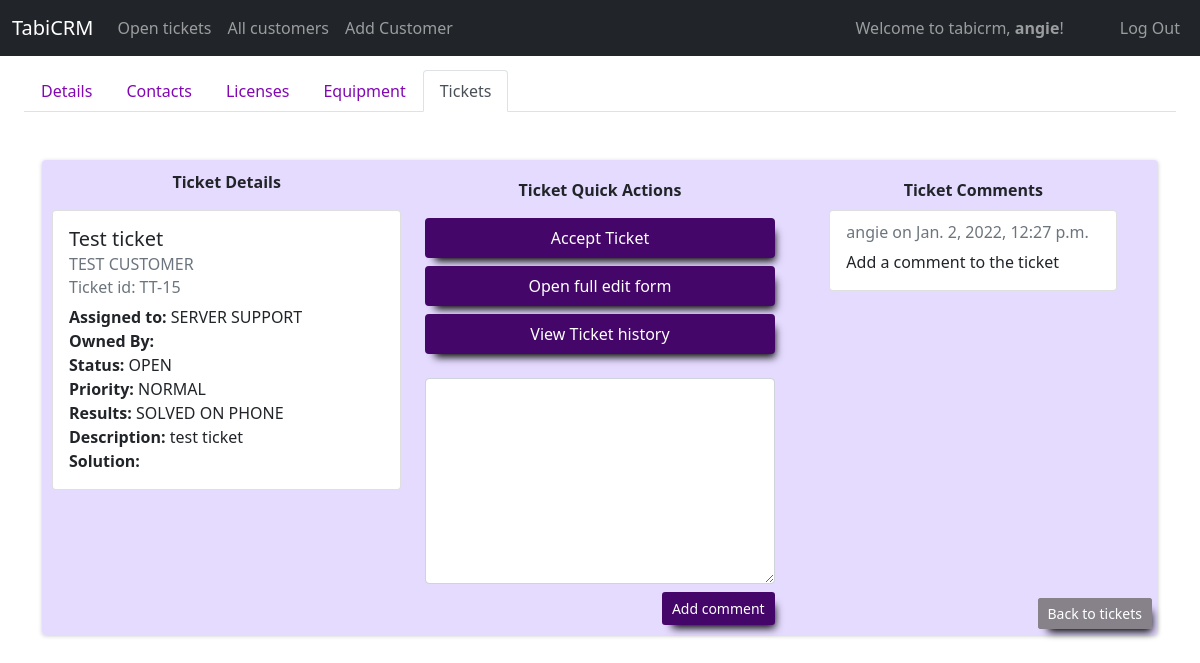
Before: /view_single_ticket/15 (signed in) with the older database file.
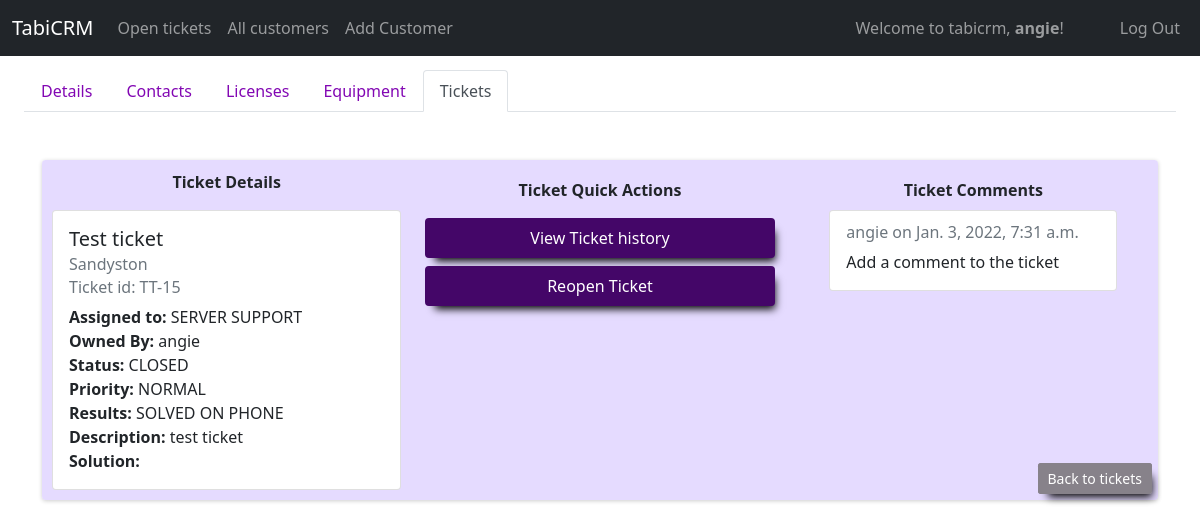
After: the same page with the newer database file.
### tabicrm/models.py (models this page shows, shortened)
class Customer(models.Model):
    id = models.AutoField(primary_key=True)
    name = models.CharField(max_length=255)
    primary_phone = models.CharField(max_length=255)
    fax =  models.CharField(max_length=255, null=True, blank=True)
    secondary_phone =  models.CharField(max_length=64, null=True, blank=True)
    website = models.CharField(max_length=255, null=True, blank=True)
    notes = models.TextField(null=True, blank=True)
    billing_address_one = models.CharField(max_length=255, null=True, blank=True)
    billing_address_two = models.CharField(max_length=255, null=True, blank=True)
    billing_address_city = models.CharField(max_length=255, null=True, blank=True)
    billing_address_state = models.CharField(max_length=255, null=True, blank=True)
    billing_address_zip = models.CharField(max_length=255, null=True, blank=True)
    billing_address_country = models.CharField(max_length=255, null=True, blank=True)
    shipping_address_one = models.CharField(max_length=255, null=True, blank=True)
    shipping_address_two = models.CharField(max_length=255, null=True, blank=True)
    shipping_address_city = models.CharField(max_length=255, null=True, blank=True)
    shipping_address_state = models.CharField(max_length=255, null=True, blank=True)
    shipping_address_zip = models.CharField(max_length=255, null=True, blank=True)
    shipping_address_country = models.CharField(max_length=255, null=True, blank=True)
    added_by = models.ForeignKey(User, on_delete=SET_NULL, related_name="customer_addedby", blank=True, null=True)
    updated_by = models.ForeignKey(User, on_delete=SET_NULL, related_name="customer_updatedon", blank=True, null=True)
    created_on = models.DateTimeField(auto_now_add=True)
    updated_on = models.DateTimeField(auto_now=True)

class Ticket(models.Model):
    OPEN='OPEN'
    IN_PROGRESS='IN PROGRESS'
    WAITING_ON_CUSTOMER = 'WAITING ON CUSTOMER'
    CLOSED = 'CLOSED'
    LOW = 'LOW'
    NORMAL = 'NORMAL'
    HIGH = 'HIGH'
    URGENT = 'URGENT'
    SOLVED_ON_PHONE = 'SOLVED ON PHONE'
    SERVER_SERVICE = 'SERVER SERVICE'
    ROUTER_SERVICE = 'ROUTER SERVICE'
    CONTRACT_SERVICE = 'CONTRACT SERVICE'
    NON_CONTRACT_SERVICE = 'NON-CONTRACT SERVICE'
    NETWORK_SUPPORT_TEAM = "NETWORK SUPPORT"
    SOFTWARE_SUPPORT_TEAM = "SOFTWARE SUPPORT"
    SERVER_SUPPORT_TEAM = "SERVER SUPPORT"
    HARDWARE_SUPPORT_TEAM = "HARDWARE SUPPORT"
    SALES_TEAM = "SALES"
    DEVELOPMENT_TEAM = "DEVELOPMENT"
    STATUS_CHOICES = [
        (OPEN, 'OPEN'),
        (IN_PROGRESS, 'IN PROGRESS'),
        (WAITING_ON_CUSTOMER, 'WAITING ON CUSTOMER'),
        (CLOSED, 'CLOSED')
    ]
    PRIORITY_CHOICES = [
        (LOW, 'LOW'),
        (NORMAL, 'NORMAL'),
        (HIGH, 'HIGH'),
        (URGENT, 'URGENT')
    ]
    RESULTS_CHOICES = [
        (SOLVED_ON_PHONE, 'SOLVED ON PHONE'),
        (SERVER_SERVICE, 'SERVER SERVICE'),
        (ROUTER_SERVICE, 'ROUTER SERVICE'),
        (CONTRACT_SERVICE, 'CONTRACT SERVICE'),
        (NON_CONTRACT_SERVICE, 'NON-CONTRACT SERVICE')
    ]
    TEAM_CHOICES = [
        (NETWORK_SUPPORT_TEAM, "NETWORK SUPPORT"),
        (SOFTWARE_SUPPORT_TEAM, "SOFTWARE SUPPORT"),
        (SERVER_SUPPORT_TEAM, "SERVER SUPPORT"),
        (HARDWARE_SUPPORT_TEAM, "HARDWARE SUPPORT"),
        (SALES_TEAM, "SALES"),
        (DEVELOPMENT_TEAM, "DEVELOPMENT")
    ]
    id = models.AutoField(primary_key=True)
    customer = models.ForeignKey(Customer, on_delete=CASCADE, related_name="customer_ticket")
    assigned_to = models.CharField(max_length=255, choices=TEAM_CHOICES, default=SOFTWARE_SUPPORT_TEAM)
    owned_by = models.ForeignKey(User, on_delete=SET_NULL, related_name="ticket_ownedby", blank=True, null=True)
    title = models.CharField(max_length=255)
    status =  models.CharField(max_length=255, choices=STATUS_CHOICES, default=OPEN)
    priority = models.CharField(max_length=255, choices=PRIORITY_CHOICES, default=NORMAL)
    results = models.CharField(max_length=255, choices=RESULTS_CHOICES, default=SOLVED_ON_PHONE)
    description = models.TextField(blank=True, null=True)
    solution = models.TextField(blank=True, null=True)
    added_by = models.ForeignKey(User, on_delete=SET_NULL, related_name="ticket_addedby", blank=True, null=True)
    updated_by = models.ForeignKey(User, on_delete=SET_NULL, related_name="ticket_updatedon", blank=True, null=True)
    created_on = models.DateTimeField(auto_now_add=True)
    updated_on = models.DateTimeField(auto_now=True)

class User(AbstractUser):
    id = models.AutoField(primary_key=True)
    role = models.CharField(max_length=64)
    title = models.CharField(max_length=64, null=True, blank=True)
    department = models.CharField(max_length=64, null=True, blank=True)
    extension = models.CharField(max_length=64, null=True, blank=True)
    cellphone = models.CharField(max_length=64, null=True, blank=True)
    street = models.CharField(max_length=64, null=True, blank=True)
    city = models.CharField(max_length=64, null=True, blank=True)
    state = models.CharField(max_length=64, null=True, blank=True)
    zip = models.CharField(max_length=64, null=True, blank=True)
    country = models.CharField(max_length=64, null=True, blank=True)

### tabicrm/views/ticket.py (the view)
# urls.py: path("view_single_ticket/<int:ticketId>", views.view_single_ticket, name="view_single_ticket"),
@login_required
def view_single_ticket(request, ticketId):
    if request.method == "GET":
        ticket = Ticket.objects.get(id = ticketId)
        customer = ticket.customer
        ticketComments = TicketComment.objects.filter(ticket = ticket)
        ticketHistory = TicketHistory.objects.filter(ticket = ticket)
        commentForm = forms.NewTicketCommentForm()
        ticketForm = forms.NewTicketForm(initial={
            'assigned_to': ticket.assigned_to,
            'status': ticket.status,
            'priority': ticket.priority,
            'results': ticket.results,
            'title':ticket.title,
            'description': ticket.description,
            'solution': ticket.solution
        })
        return render(request,"tabicrm/full_forms/full_edit_ticket.html", {
            "ticket": ticket,
            'customer': customer,
            'ticketComments': ticketComments,
            'ticketHistory': ticketHistory,
            'cust_tickets': True,
            'commentForm':commentForm,
            'editTicketForm': ticketForm })

### tabicrm/forms.py
class NewTicketCommentForm(ModelForm):
    class Meta:
        model = TicketComment
        fields = (
            'comment',
        )
        widgets = {
            'comment': Textarea(attrs={'rows': 8,'class': "form-control mb-2", 'placeholder': ""}),
        }

### tabicrm/templates/tabicrm/full_forms/full_edit_ticket.html (shortened to what the changed rows need)
{% extends "tabicrm/layout.html" %}
{% load static %}
{% load humanize %}
{% block body %}
<div class="container-fluid mt-2">
    <div class="container">
        <div class="form-background mb-5 mt-5">
            <div class="row">
                <div class="col-12 col-lg-4">
                    <div class="card">
                        <div class="card-body">
                            <h5 class="card-title">{{ticket.title}}</h5>
                            <h6 class="card-subtitle mb-2 text-muted">{{customer.name}}</h6>
                            <h6 class="card-subtitle mb-2 text-muted">Ticket id: TT-{{ticket.id}}</h6>
                            <p class="card-text">
                                <strong>Assigned to:</strong> {{ticket.assigned_to}}<br />
                                <strong>Owned By:</strong> {% if ticket.owned_by%} {{ticket.owned_by}}{% endif %}<br />
                                <strong>Status:</strong> {{ticket.status}}<br />
                                <strong>Priority:</strong> {{ticket.priority}}<br />
                                <strong>Results:</strong> {{ticket.results}}<br />
                                <strong>Description:</strong> {{ticket.description}}<br />
                                <strong>Solution:</strong> {{ticket.solution}}<br />
                            </p>
                        </div>
                    </div>
                </div>
                <div class="col-12 col-lg-4">
                    <div class="d-grid gap-2">
                        {% if not ticket.status == 'CLOSED' %}
                        {% if not ticket.owned_by == request.user %}
                        <a href="{% url 'ticket_actions' ticket.id 'accept' %}" class="btn btn-logo ">Accept Ticket</a>
                        {% endif%}
                        {% endif%}
                        {% if not ticket.status == 'CLOSED' %}
                        <button class="btn btn-logo " onclick="openTicketModal()">Open full edit form</button>
                        {% endif%}
                        <button class="btn btn-logo " onclick="openHistoryModal()">View Ticket history</button>
                        {% if ticket.status == 'CLOSED' %}
                        <a href="{% url 'ticket_actions' ticket.id 'reopen' %}" class="btn btn-logo ">Reopen Ticket</a>
                        {% endif%}
                    </div>
                    {% if not ticket.status == 'CLOSED' %}
                    <div class="mt-4">
                        <form action="{% url 'add_ticket_comment' ticket.id %}" method="POST">
                            {{commentForm.comment}}
                            <div class="float-end">
                                <button class="btn btn-sm btn-logo" type="submit">Add comment</button>
                            </div>
                        </form>
                    </div>
                    {% endif %}
                </div>
                <div class="col-12 col-lg-4">
                    <div class="mt-2">
                        {% if ticketComments %}
                        {% for comment in ticketComments %}
                        <div class="card" style="width: 18rem;">
                            <div class="card-body">
                                <h6 class="card-subtitle mb-2 text-muted">{{comment.added_by}} on {{ticket.updated_on}}
                                </h6>
                                <p class="card-text">
                                    {{comment.comment}}
                                </p>
                            </div>
                        </div>
                        {% endfor %}
                        {% endif%}
                    </div>
                </div>
            </div>
        </div>
    </div>
    {% endblock %}

Changed rows visible on the page:
changed Ticket "Test ticket": owned_by (not shown) → "angie"; status "OPEN" → "CLOSED"; updated_on "Jan. 2, 2022, 12:27 p.m." → "Jan. 3, 2022, 7:31 a.m."
changed Customer: name "TEST CUSTOMER" → "Sandyston"
Other visible differences:
text no longer shown: "Accept Ticket Open full edit form Add comment"
text now shown: "Reopen Ticket"
